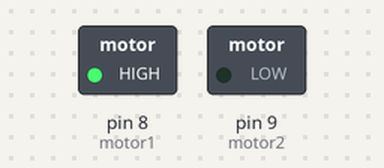
The sketch below on a simulated Arduino Uno, built with avr-gcc and run on an emulated ATmega328P. Parts: switched loads named in the sketch (green lamp = pin HIGH).

Above: at 0.1 s.
Timing chart, 0 to 1.6 s (numbered marks = the images above):
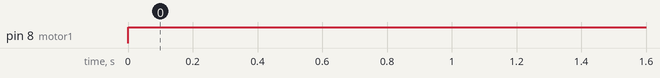

Measured:
- by itself, pin 8 (motor1): LOW → HIGH at 0.00 s

The sketch:

minimotor.ino
```cpp
const int motor1 =  8;
const int motor2 =  9;

void setup() {
  // put your setup code here, to run once:
  pinMode( motor1 , OUTPUT);
  pinMode( motor2 , OUTPUT);

}

void loop() {
  // put your main code here, to run repeatedly:
  digitalWrite( motor1 , HIGH);
  digitalWrite( motor2 , LOW);
  delay(5000);
//  digitalWrite( motor1 , LOW);
//  digitalWrite( motor2 , HIGH);
//  delay(5000);
}
```
